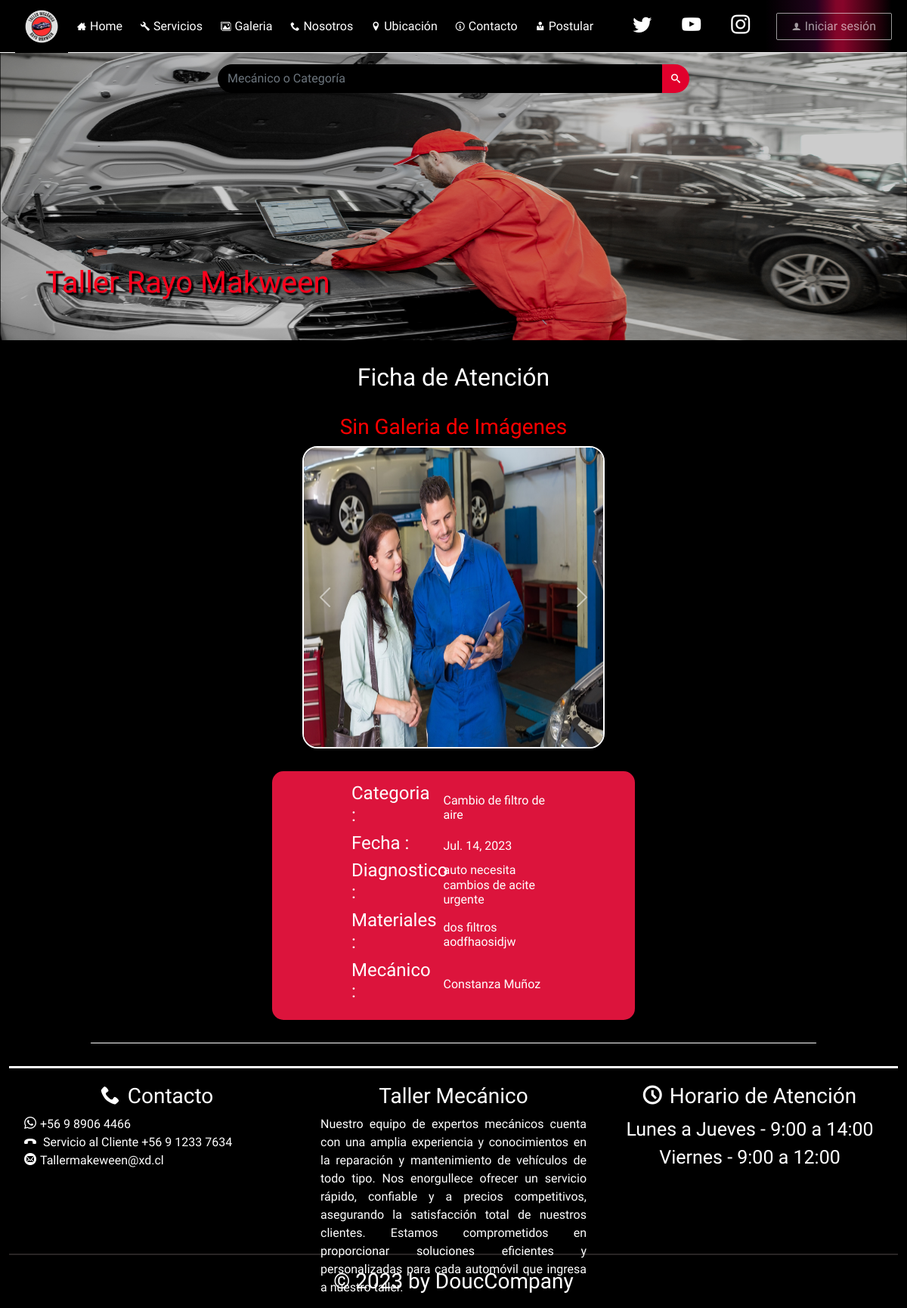
/atencion/1/, run on the app's committed database.
### tallerMecanico/models.py (models this page shows, shortened)
class Atencion(models.Model):
    diagnostico = models.TextField(max_length=150)
    fecha = models.DateField(null=True)
    imagen = models.ImageField(upload_to="atenciones")
    materiales = models.TextField(max_length=100)
    id_atencion = models.ForeignKey(TipoAtencion, on_delete=CASCADE)
    publicado = models.BooleanField(default=False)
    comentario = models.CharField(max_length=40, default="N/A")
    trabajador = models.CharField(max_length=30)

class TipoAtencion(models.Model):
    categoria = models.CharField(max_length=50)
    imagen_categoria = models.ImageField(upload_to="categorias")

### tallerMecanico/views.py (the view)
# urls.py: path('atencion/<id>/',mostrarAtencion, name = 'FICHA' ), #Le entregamos una ID
def mostrarAtencion(request, id):
    atencionDetalle = Atencion.objects.get(id=id)
    galeria = Galeria.objects.filter(atencion=atencionDetalle)
    cantidad = galeria.count()
    if cantidad == 0:
        mensaje = "Sin Galeria de Imágenes"
    elif cantidad == 1:
        mensaje = str(galeria.count()) + " Imágen en Galeria"
    else:
        mensaje = str(galeria.count()) + " Imágenes en Galeria"
    datos = {"atencion": atencionDetalle,
             "galeria": galeria, "cantidad": mensaje}
    return render(request, "core/fichaAtencion.html", datos)

### tallerMecanico/templates/core/fichaAtencion.html (shortened to what this page needs)
{% extends 'core/plantilla.html'%}
{% load static %}
{% block css %}
    <link rel="stylesheet" href={% static "css/ficha.css" %}>
{% endblock %}
{% block contenido %}
    <main>
        <section  class =  "fichaAtencion">
            <h2>Ficha de Atención</h2>
            <h3 style="color: red;">{{ cantidad }}</h3>
            <div class="ficha-imagen">
                <div id="carouselExampleControls" class="carousel slide" data-bs-ride="carousel">
                    <div class="carousel-inner">
                      <div class="carousel-item active">
                        <img src = {{ atencion.imagen.url }} alt="">
                      </div>
                    </div>
                    <button class="carousel-control-prev" type="button" data-bs-target="#carouselExampleControls" data-bs-slide="prev">
                      <span class="carousel-control-prev-icon" aria-hidden="true"></span>
                    </button>
                    <button class="carousel-control-next" type="button" data-bs-target="#carouselExampleControls" data-bs-slide="next">
                      <span class="carousel-control-next-icon" aria-hidden="true"></span>
                    </button>
                  </div>
            </div>
            <div class="ficha-contenido">
                <div>
                    <h4>Categoria :</h4>
                    <h6>{{ atencion.id_atencion.categoria }}</h6>
                </div>
                <div>
                    <h4>Fecha :</h4>
                    <h6>{{ atencion.fecha }}</h6>
                </div>
                <div>
                    <h4>Diagnostico :</h4>
                    <h6>{{ atencion.diagnostico }}</h6>
                </div>
                <div>
                    <h4>Materiales :</h4>
                    <h6>{{ atencion.materiales }}</h6>
                </div>
                <div>
                    <h4>Mecánico :</h4>
                    <h6>{{ atencion.trabajador }}</h6>
                </div>
            </div>
        </section>
    </main>
{% endblock %}

### tallerMecanico/templates/core/plantilla.html (shortened to what this page needs)
{% load static %}
<!DOCTYPE html>
<html lang="en">
<head>
  <link rel="stylesheet" href={% static "css/hojaJQ.css" %}>
  <link rel="stylesheet" href={% static "fonts/style.css" %}>
  <link href="https://cdn.jsdelivr.net/npm/bootstrap@5.0.0-beta3/dist/css/bootstrap.min.css" rel="stylesheet"
>
  {% block css %}
  {% endblock %}
  {% load pwa %}
</head>
<body>
  <header>
    <nav class="contenedor-menu">
      <div class="menu-nav">
        <div class="logo-nav">
          <a href={% url "INDEX" %}><img src={% static "img/main-logo.jpeg" %} alt="logo"></a>
        </div>
        <div class="links-nav">
          <a href={% url 'INDEX' %}><span class="icon-home3"></span>Home</a>
          <a href={% url 'SERVICIOS' %}><span class="icon-wrench"></span>Servicios</a>
          <a href={% url 'GALERIA' %}><span class="icon-images"></span>Galeria</a>
          <a href="#pie-pag"><span class="icon-phone"></span>Nosotros</a>
          <a href={% url 'UBICACION' %}><span class="icon-location"></span>Ubicación</a>
          {% if not user.is_authenticated %}
          <a href={% url 'CONSULTA' %}><span class="icon-info"></span>Contacto</a>
          <a href={% url 'POSTULACION' %}><span class="icon-user-tie"></span>Postular</a>
          {%  endif %}
        </div>
      </div>
      <div class="redes-sociales">
        <a href="https://twitter.com/DuocUC?s=20"><span class="icon-twitter"></span></a>
        <a href="https://www.youtube.com/@DuocUCInstitucional/about?app=desktop"><span class="icon-youtube"></span></a>
        <a href="https://instagram.com/duoc_puentealto?igshid=NTc4MTIwNjQ2YQ=="><span class="icon-instagram"></span></a>
      </div>
      <div class="login-nav">
        {% if user.is_authenticated %}
        <a href="{% url 'LOGOUT' %}">Cerrar Sesión</a>
        <a id="usuario-bienvenida" href="" style="border: none;">{{user.first_name}} {{user.last_name}} </a>
        {% else %}
        <a href="#openModal" data-bs-target="#openModal" data-bs-toggle="modal"><span class="icon-user"></span>Iniciar
          sesión</a>
        {% endif %}
      </div>
    </nav>
    <div class="banner-menu">
      <div class="sec-banner-img">
        <div id="carouselExample" class="carousel slide" data-bs-ride="carousel">
          <div class="carousel-inner">
            <div class="carousel-item active">
              <img src={% static "img/gps.jpg" %} class="d-block w-100" alt="...">
            </div>
          </div>
        </div>
      </div>
      <nav class="navbar navbar-light nav-buscar">
        <div>
          <form action={% url 'FILTRO' %} method="POST" class="d-flex container-fluid justify-content-center">
            <input name="filtro-busqueda" style="background: #000; color: #fff;" class="form-control" type="search"
              placeholder="Mecánico o Categoría" aria-label="Search">
            <button class="btn btn-outline-success" type="submit"><span class="icon-search"></span></button>
          </form>
        </div>
        <h1>Taller Rayo Makween</h1>
      </nav>
    </div>
  </header>
  {% block contenido %}
  {% endblock %}
  <footer>
    <section id="pie-pag" class="contacto container-fluid">
      <div id="contacto-footer" class="col">
        <h3><span class="icon-phone icon-footer"></span>Contacto</h3>
        <p><span class="icon-whatsapp"></span>+56 9 8906 4466 <br> <span class="icon-phone-hang-up"></span> Servicio al
          Cliente +56 9 1233 7634 <br> <span class="icon-mail4"></span>Tallermakeween@xd.cl</p>
      </div>
      <div class="col">
        <h3>Taller Mecánico</h3>
        <p>Nuestro equipo de expertos mecánicos cuenta con una amplia experiencia y conocimientos en la reparación y mantenimiento de vehículos de todo tipo.
          Nos enorgullece ofrecer un servicio rápido, confiable y a precios competitivos, asegurando la satisfacción total de nuestros clientes.
          Estamos comprometidos en proporcionar soluciones eficientes y personalizadas para cada automóvil que ingresa a nuestro taller.</p>
      </div>
      <div id="horario-atencion" class="col">
        <h3> <span class="icon-clock icon-footer"></span>Horario de Atención</h3>
        <p>Lunes a Jueves - 9:00 a 14:00</p>
        <p>Viernes - 9:00 a 12:00</p>
      </div>
    </section>
    <section class="creado container-fluid">
      <h3>© 2023 by DoucCompany</h3>
    </section>
  </footer>
</body>
</html>

### tallerMecanico/static/css/hojaJQ.css (style rules this page uses)
* { margin: 0; padding: 0; box-sizing: border-box; font-family: 'Patrick Hand', cursive; }

### tallerMecanico/static/css/ficha.css (style rules this page uses)
main { width: 100%; display: flex; justify-content: center; background: #000; }
.fichaAtencion { width: 80%; justify-content: center; text-align: center; color: #fff; border-bottom: #fff 1px solid; }
.fichaAtencion h2 { margin-top: 30px; margin-bottom: 30px; }
.ficha-imagen { display: flex; justify-content: center; }
.ficha-imagen img { width: 400px; height: 400px; border-radius: 20px; border: 2px solid #fff; }
.ficha-contenido div { display: flex; width: 60%; margin: auto; text-align: start; }
.ficha-contenido div h4 { width: 40%; }
.ficha-contenido div h6 { width: 50%; margin: auto; }
.ficha-contenido { background: crimson; width: 50%; margin: auto; margin-top: 30px; margin-bottom: 30px; border-radius: 15px; padding: 15px; }

### tallerMecanico/static/css/footer.css (style rules this page uses)
.contacto { display: flex; flex-wrap: wrap; background: #000; }
.contacto div { height: 250px; margin-top: 30px; min-width: 250px; padding:20px; color: #fff; border-top: #fff solid 3px; border-bottom: #292525 solid 2px; background:#000; }
.contacto div h3 { text-align: center; }
.contacto div p { text-align: justify; }
#horario-atencion p { margin: 0; display: block; text-align: center; font-size: 25px; }
.creado { background: #000; color: #fff; font-family: 'Lobster', cursive; height: 70px; display: flex; }
.creado h3 { margin: auto; }
.icon-footer { font-size: 25px; margin-right: 10px; }
#pie-pag p span { margin-right: 5px; }

### data on the page
Atencion: imagen (picture), id_atencion.categoria "Cambio de filtro de aire", fecha "Jul. 14, 2023", diagnostico "auto necesita cambios de acite urgente", materiales "dos filtros aodfhaosidjw", trabajador "Constanza Muñoz"

### other printed values
{{ cantidad }} "Sin Galeria de Imágenes"
